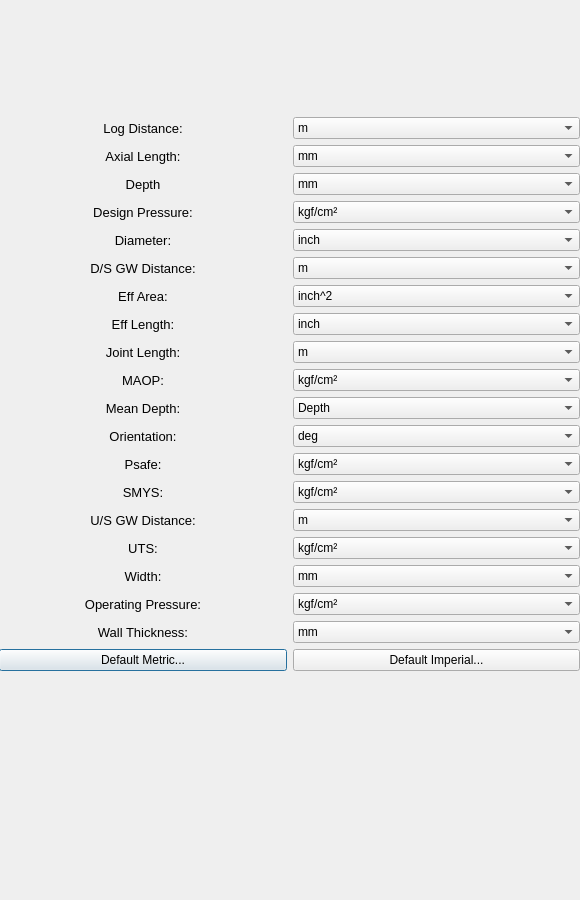
<?xml version="1.0" encoding="UTF-8"?>
<ui version="4.0">
 <class>Dialog</class>
 <widget class="QDialog" name="Dialog">
  <property name="geometry">
   <rect>
    <x>0</x>
    <y>0</y>
    <width>580</width>
    <height>900</height>
   </rect>
  </property>
  <property name="sizePolicy">
   <sizepolicy hsizetype="Minimum" vsizetype="Minimum">
    <horstretch>0</horstretch>
    <verstretch>0</verstretch>
   </sizepolicy>
  </property>
  <property name="minimumSize">
   <size>
    <width>580</width>
    <height>900</height>
   </size>
  </property>
  <property name="maximumSize">
   <size>
    <width>580</width>
    <height>900</height>
   </size>
  </property>
  <property name="windowTitle">
   <string>Dialog</string>
  </property>
  <widget class="QWidget" name="verticalLayoutWidget">
   <property name="geometry">
    <rect>
     <x>-1</x>
     <y>-1</y>
     <width>581</width>
     <height>791</height>
    </rect>
   </property>
   <layout class="QVBoxLayout" name="verticalLayout">
    <item>
     <layout class="QHBoxLayout" name="horizontalLayout_4">
      <item>
       <layout class="QVBoxLayout" name="verticalLayout_3">
        <item>
         <widget class="QLabel" name="label_3">
          <property name="sizePolicy">
           <sizepolicy hsizetype="Preferred" vsizetype="Preferred">
            <horstretch>0</horstretch>
            <verstretch>0</verstretch>
           </sizepolicy>
          </property>
          <property name="font">
           <font>
            <pointsize>10</pointsize>
           </font>
          </property>
          <property name="contextMenuPolicy">
           <enum>Qt::DefaultContextMenu</enum>
          </property>
          <property name="text">
           <string>Log Distance:</string>
          </property>
          <property name="alignment">
           <set>Qt::AlignCenter</set>
          </property>
         </widget>
        </item>
        <item>
         <widget class="QLabel" name="label">
          <property name="font">
           <font>
            <pointsize>10</pointsize>
           </font>
          </property>
          <property name="text">
           <string>Axial Length:</string>
          </property>
          <property name="alignment">
           <set>Qt::AlignCenter</set>
          </property>
         </widget>
        </item>
        <item>
         <widget class="QLabel" name="label_4">
          <property name="font">
           <font>
            <pointsize>10</pointsize>
           </font>
          </property>
          <property name="text">
           <string>Depth</string>
          </property>
          <property name="alignment">
           <set>Qt::AlignCenter</set>
          </property>
         </widget>
        </item>
        <item>
         <widget class="QLabel" name="label_5">
          <property name="font">
           <font>
            <pointsize>10</pointsize>
           </font>
          </property>
          <property name="text">
           <string>Design Pressure:</string>
          </property>
          <property name="alignment">
           <set>Qt::AlignCenter</set>
          </property>
         </widget>
        </item>
        <item>
         <widget class="QLabel" name="label_7">
          <property name="font">
           <font>
            <pointsize>10</pointsize>
           </font>
          </property>
          <property name="text">
           <string>Diameter:</string>
          </property>
          <property name="alignment">
           <set>Qt::AlignCenter</set>
          </property>
         </widget>
        </item>
        <item>
         <widget class="QLabel" name="label_8">
          <property name="font">
           <font>
            <pointsize>10</pointsize>
           </font>
          </property>
          <property name="text">
           <string>D/S GW Distance:</string>
          </property>
          <property name="alignment">
           <set>Qt::AlignCenter</set>
          </property>
         </widget>
        </item>
        <item>
         <widget class="QLabel" name="label_10">
          <property name="font">
           <font>
            <pointsize>10</pointsize>
           </font>
          </property>
          <property name="text">
           <string>Eff Area:</string>
          </property>
          <property name="alignment">
           <set>Qt::AlignCenter</set>
          </property>
         </widget>
        </item>
        <item>
         <widget class="QLabel" name="label_11">
          <property name="font">
           <font>
            <pointsize>10</pointsize>
           </font>
          </property>
          <property name="text">
           <string>Eff Length:</string>
          </property>
          <property name="alignment">
           <set>Qt::AlignCenter</set>
          </property>
         </widget>
        </item>
        <item>
         <widget class="QLabel" name="label_12">
          <property name="font">
           <font>
            <pointsize>10</pointsize>
           </font>
          </property>
          <property name="text">
           <string>Joint Length:</string>
          </property>
          <property name="alignment">
           <set>Qt::AlignCenter</set>
          </property>
         </widget>
        </item>
        <item>
         <widget class="QLabel" name="label_14">
          <property name="font">
           <font>
            <pointsize>10</pointsize>
           </font>
          </property>
          <property name="text">
           <string>MAOP:</string>
          </property>
          <property name="alignment">
           <set>Qt::AlignCenter</set>
          </property>
         </widget>
        </item>
        <item>
         <widget class="QLabel" name="label_15">
          <property name="font">
           <font>
            <pointsize>10</pointsize>
           </font>
          </property>
          <property name="text">
           <string>Mean Depth:</string>
          </property>
          <property name="alignment">
           <set>Qt::AlignCenter</set>
          </property>
         </widget>
        </item>
        <item>
         <widget class="QLabel" name="label_17">
          <property name="font">
           <font>
            <pointsize>10</pointsize>
           </font>
          </property>
          <property name="text">
           <string>Orientation:</string>
          </property>
          <property name="alignment">
           <set>Qt::AlignCenter</set>
          </property>
         </widget>
        </item>
        <item>
         <widget class="QLabel" name="label_16">
          <property name="font">
           <font>
            <pointsize>10</pointsize>
           </font>
          </property>
          <property name="text">
           <string>Psafe:</string>
          </property>
          <property name="alignment">
           <set>Qt::AlignCenter</set>
          </property>
         </widget>
        </item>
        <item>
         <widget class="QLabel" name="label_19">
          <property name="font">
           <font>
            <pointsize>10</pointsize>
           </font>
          </property>
          <property name="text">
           <string>SMYS:</string>
          </property>
          <property name="alignment">
           <set>Qt::AlignCenter</set>
          </property>
         </widget>
        </item>
        <item>
         <widget class="QLabel" name="label_18">
          <property name="font">
           <font>
            <pointsize>10</pointsize>
           </font>
          </property>
          <property name="text">
           <string>U/S GW Distance:</string>
          </property>
          <property name="alignment">
           <set>Qt::AlignCenter</set>
          </property>
         </widget>
        </item>
        <item>
         <widget class="QLabel" name="label_13">
          <property name="font">
           <font>
            <pointsize>10</pointsize>
           </font>
          </property>
          <property name="text">
           <string>UTS:</string>
          </property>
          <property name="alignment">
           <set>Qt::AlignCenter</set>
          </property>
         </widget>
        </item>
        <item>
         <widget class="QLabel" name="label_9">
          <property name="font">
           <font>
            <pointsize>10</pointsize>
           </font>
          </property>
          <property name="text">
           <string>Width:</string>
          </property>
          <property name="alignment">
           <set>Qt::AlignCenter</set>
          </property>
         </widget>
        </item>
        <item>
         <widget class="QLabel" name="label_6">
          <property name="font">
           <font>
            <pointsize>10</pointsize>
           </font>
          </property>
          <property name="text">
           <string>Operating Pressure:</string>
          </property>
          <property name="alignment">
           <set>Qt::AlignCenter</set>
          </property>
         </widget>
        </item>
        <item>
         <widget class="QLabel" name="label_2">
          <property name="font">
           <font>
            <pointsize>10</pointsize>
           </font>
          </property>
          <property name="text">
           <string>Wall Thickness:</string>
          </property>
          <property name="alignment">
           <set>Qt::AlignCenter</set>
          </property>
         </widget>
        </item>
        <item>
         <widget class="QPushButton" name="pushButton">
          <property name="text">
           <string>Default Metric...</string>
          </property>
         </widget>
        </item>
       </layout>
      </item>
      <item>
       <layout class="QVBoxLayout" name="verticalLayout_2">
        <item>
         <widget class="QComboBox" name="comboBox_2">
          <item>
           <property name="text">
            <string>m </string>
           </property>
          </item>
          <item>
           <property name="text">
            <string>mm</string>
           </property>
          </item>
          <item>
           <property name="text">
            <string>cm</string>
           </property>
          </item>
          <item>
           <property name="text">
            <string>km</string>
           </property>
          </item>
         </widget>
        </item>
        <item>
         <widget class="QComboBox" name="comboBox_11">
          <item>
           <property name="text">
            <string>mm</string>
           </property>
          </item>
          <item>
           <property name="text">
            <string>m</string>
           </property>
          </item>
          <item>
           <property name="text">
            <string>cm</string>
           </property>
          </item>
          <item>
           <property name="text">
            <string>km</string>
           </property>
          </item>
          <item>
           <property name="text">
            <string/>
           </property>
          </item>
         </widget>
        </item>
        <item>
         <widget class="QComboBox" name="comboBox_9">
          <item>
           <property name="text">
            <string>mm</string>
           </property>
          </item>
          <item>
           <property name="text">
            <string>m</string>
           </property>
          </item>
          <item>
           <property name="text">
            <string>cm</string>
           </property>
          </item>
          <item>
           <property name="text">
            <string>km</string>
           </property>
          </item>
         </widget>
        </item>
        <item>
         <widget class="QComboBox" name="comboBox_15">
          <item>
           <property name="text">
            <string>kgf/cm²</string>
           </property>
          </item>
          <item>
           <property name="text">
            <string>pa </string>
           </property>
          </item>
         </widget>
        </item>
        <item>
         <widget class="QComboBox" name="comboBox_18">
          <item>
           <property name="text">
            <string>inch</string>
           </property>
          </item>
          <item>
           <property name="text">
            <string>mm</string>
           </property>
          </item>
          <item>
           <property name="text">
            <string>feet</string>
           </property>
          </item>
         </widget>
        </item>
        <item>
         <widget class="QComboBox" name="comboBox_19">
          <item>
           <property name="text">
            <string>m </string>
           </property>
          </item>
          <item>
           <property name="text">
            <string>inch</string>
           </property>
          </item>
          <item>
           <property name="text">
            <string>feet</string>
           </property>
          </item>
         </widget>
        </item>
        <item>
         <widget class="QComboBox" name="comboBox_17">
          <item>
           <property name="text">
            <string>inch^2</string>
           </property>
          </item>
         </widget>
        </item>
        <item>
         <widget class="QComboBox" name="comboBox_16">
          <item>
           <property name="text">
            <string>inch</string>
           </property>
          </item>
          <item>
           <property name="text">
            <string>m</string>
           </property>
          </item>
          <item>
           <property name="text">
            <string>mm</string>
           </property>
          </item>
          <item>
           <property name="text">
            <string>cm</string>
           </property>
          </item>
         </widget>
        </item>
        <item>
         <widget class="QComboBox" name="comboBox_14">
          <item>
           <property name="text">
            <string>m</string>
           </property>
          </item>
          <item>
           <property name="text">
            <string>mm</string>
           </property>
          </item>
          <item>
           <property name="text">
            <string>cm</string>
           </property>
          </item>
          <item>
           <property name="text">
            <string>km</string>
           </property>
          </item>
         </widget>
        </item>
        <item>
         <widget class="QComboBox" name="comboBox_13">
          <item>
           <property name="text">
            <string>kgf/cm²</string>
           </property>
          </item>
          <item>
           <property name="text">
            <string>pa</string>
           </property>
          </item>
         </widget>
        </item>
        <item>
         <widget class="QComboBox" name="comboBox_12">
          <item>
           <property name="text">
            <string>Depth</string>
           </property>
          </item>
          <item>
           <property name="text">
            <string>m</string>
           </property>
          </item>
         </widget>
        </item>
        <item>
         <widget class="QComboBox" name="comboBox_10">
          <item>
           <property name="text">
            <string>deg</string>
           </property>
          </item>
          <item>
           <property name="text">
            <string/>
           </property>
          </item>
         </widget>
        </item>
        <item>
         <widget class="QComboBox" name="comboBox_8">
          <item>
           <property name="text">
            <string>kgf/cm²</string>
           </property>
          </item>
          <item>
           <property name="text">
            <string>pa </string>
           </property>
          </item>
         </widget>
        </item>
        <item>
         <widget class="QComboBox" name="comboBox_7">
          <item>
           <property name="text">
            <string>kgf/cm² </string>
           </property>
          </item>
          <item>
           <property name="text">
            <string>pa </string>
           </property>
          </item>
         </widget>
        </item>
        <item>
         <widget class="QComboBox" name="comboBox_6">
          <item>
           <property name="text">
            <string>m</string>
           </property>
          </item>
          <item>
           <property name="text">
            <string>mm</string>
           </property>
          </item>
          <item>
           <property name="text">
            <string>cm</string>
           </property>
          </item>
          <item>
           <property name="text">
            <string>km</string>
           </property>
          </item>
         </widget>
        </item>
        <item>
         <widget class="QComboBox" name="comboBox_5">
          <item>
           <property name="text">
            <string>kgf/cm² </string>
           </property>
          </item>
          <item>
           <property name="text">
            <string>pa</string>
           </property>
          </item>
         </widget>
        </item>
        <item>
         <widget class="QComboBox" name="comboBox_4">
          <item>
           <property name="text">
            <string>mm</string>
           </property>
          </item>
          <item>
           <property name="text">
            <string>m</string>
           </property>
          </item>
          <item>
           <property name="text">
            <string>cm</string>
           </property>
          </item>
          <item>
           <property name="text">
            <string>km</string>
           </property>
          </item>
         </widget>
        </item>
        <item>
         <widget class="QComboBox" name="comboBox_3">
          <item>
           <property name="text">
            <string>kgf/cm² </string>
           </property>
          </item>
          <item>
           <property name="text">
            <string>pa</string>
           </property>
          </item>
         </widget>
        </item>
        <item>
         <widget class="QComboBox" name="comboBox">
          <item>
           <property name="text">
            <string>mm</string>
           </property>
          </item>
          <item>
           <property name="text">
            <string>m</string>
           </property>
          </item>
          <item>
           <property name="text">
            <string>cm</string>
           </property>
          </item>
         </widget>
        </item>
        <item>
         <widget class="QPushButton" name="pushButton_2">
          <property name="text">
           <string>Default Imperial...</string>
          </property>
         </widget>
        </item>
       </layout>
      </item>
     </layout>
    </item>
   </layout>
  </widget>
 </widget>
 <resources/>
 <connections/>
</ui>
